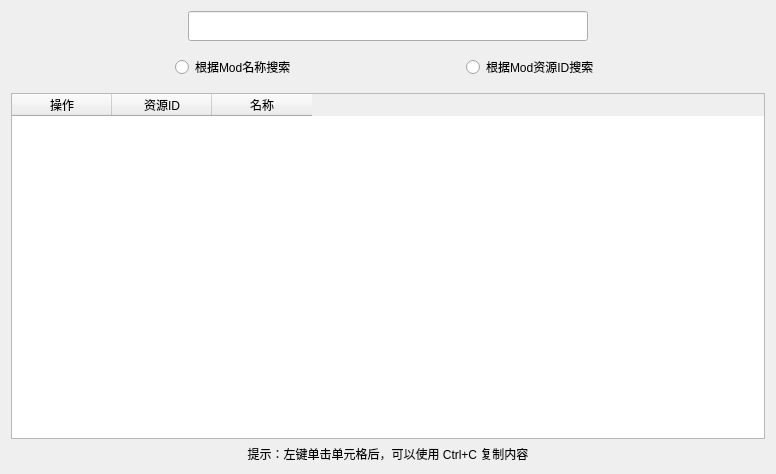
<?xml version="1.0" encoding="UTF-8"?>
<ui version="4.0">
 <class>SearchInterface</class>
 <widget class="QWidget" name="SearchInterface">
  <property name="geometry">
   <rect>
    <x>0</x>
    <y>0</y>
    <width>776</width>
    <height>474</height>
   </rect>
  </property>
  <property name="windowTitle">
   <string>Form</string>
  </property>
  <layout class="QVBoxLayout" name="verticalLayout">
   <item alignment="Qt::AlignmentFlag::AlignHCenter">
    <widget class="SearchLineEdit" name="searchLineEdit">
     <property name="sizePolicy">
      <sizepolicy hsizetype="Maximum" vsizetype="Fixed">
       <horstretch>0</horstretch>
       <verstretch>0</verstretch>
      </sizepolicy>
     </property>
     <property name="minimumSize">
      <size>
       <width>400</width>
       <height>30</height>
      </size>
     </property>
     <property name="placeholderText">
      <string/>
     </property>
    </widget>
   </item>
   <item>
    <layout class="QHBoxLayout" name="horizontalLayout">
     <property name="topMargin">
      <number>8</number>
     </property>
     <property name="bottomMargin">
      <number>8</number>
     </property>
     <item>
      <widget class="RadioButton" name="modNameButton">
       <property name="sizePolicy">
        <sizepolicy hsizetype="Maximum" vsizetype="Fixed">
         <horstretch>0</horstretch>
         <verstretch>0</verstretch>
        </sizepolicy>
       </property>
       <property name="text">
        <string>根据Mod名称搜索</string>
       </property>
      </widget>
     </item>
     <item>
      <widget class="RadioButton" name="ridButton">
       <property name="sizePolicy">
        <sizepolicy hsizetype="Maximum" vsizetype="Fixed">
         <horstretch>0</horstretch>
         <verstretch>0</verstretch>
        </sizepolicy>
       </property>
       <property name="text">
        <string>根据Mod资源ID搜索</string>
       </property>
      </widget>
     </item>
    </layout>
   </item>
   <item>
    <widget class="TableWidget" name="resultTableWidget">
     <property name="sizePolicy">
      <sizepolicy hsizetype="Expanding" vsizetype="Expanding">
       <horstretch>0</horstretch>
       <verstretch>0</verstretch>
      </sizepolicy>
     </property>
     <attribute name="horizontalHeaderStretchLastSection">
      <bool>false</bool>
     </attribute>
     <attribute name="verticalHeaderVisible">
      <bool>false</bool>
     </attribute>
     <attribute name="verticalHeaderStretchLastSection">
      <bool>false</bool>
     </attribute>
     <column>
      <property name="text">
       <string>操作</string>
      </property>
     </column>
     <column>
      <property name="text">
       <string>资源ID</string>
      </property>
     </column>
     <column>
      <property name="text">
       <string>名称</string>
      </property>
     </column>
    </widget>
   </item>
   <item>
    <widget class="CaptionLabel" name="label">
     <property name="text">
      <string>提示：左键单击单元格后，可以使用 Ctrl+C 复制内容</string>
     </property>
     <property name="alignment">
      <set>Qt::AlignmentFlag::AlignCenter</set>
     </property>
    </widget>
   </item>
  </layout>
 </widget>
 <customwidgets>
  <customwidget>
   <class>SearchLineEdit</class>
   <extends>QLineEdit</extends>
   <header>qfluentwidgets</header>
  </customwidget>
  <customwidget>
   <class>TableWidget</class>
   <extends>QTableWidget</extends>
   <header>qfluentwidgets</header>
  </customwidget>
  <customwidget>
   <class>RadioButton</class>
   <extends>QRadioButton</extends>
   <header>qfluentwidgets</header>
  </customwidget>
  <customwidget>
   <class>CaptionLabel</class>
   <extends>QLabel</extends>
   <header>qfluentwidgets</header>
  </customwidget>
 </customwidgets>
 <resources/>
 <connections/>
</ui>
